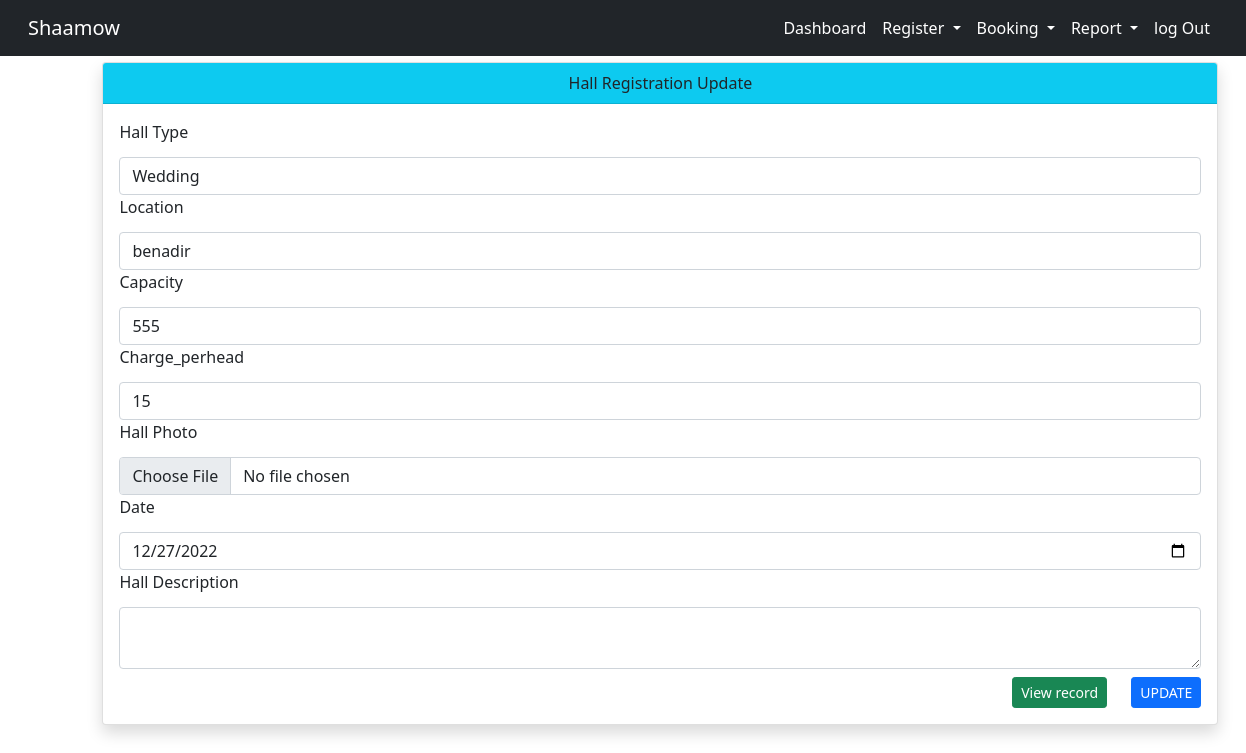
Screenshot of /hall/hedit.php?hid=4&&id=9 with the database file from the repository.
### tables this page shows
CREATE TABLE `company_reg` (
  `id` int(11) NOT NULL,
  `Name` varchar(45) NOT NULL,
  `Address` varchar(45) NOT NULL,
  `phone` varchar(45) NOT NULL,
  `email` varchar(45) NOT NULL,
  `company_logo` varchar(85) DEFAULT NULL,
  `Description` varchar(155) NOT NULL
);

CREATE TABLE `halls` (
  `hall_id` int(11) NOT NULL,
  `Company_id` int(11) DEFAULT NULL,
  `facility_id` int(11) NOT NULL,
  `hall_type` varchar(35) DEFAULT NULL,
  `location` varchar(35) DEFAULT NULL,
  `capacity` int(11) DEFAULT NULL,
  `charge_perhead` double DEFAULT NULL,
  `hall_photo` varchar(55) DEFAULT NULL,
  `hall_desc` varchar(355) NOT NULL,
  `date` date DEFAULT NULL
);

### hall/hedit.php (the view, shortened to what this page needs)
<?php
include@("../conn.php");
include@("../Bussiness/home.php");
?>
<?php
$id = $_GET['hid'];
$cid= $_GET['id'];
$sql = "SELECT c.*,h.* FROM halls h join company_reg c on h.Company_id=c.id where hall_id='$id' and company_id='$cid'";
$query=mysqli_query($conn,$sql);
$row=mysqli_fetch_array($query);
?>
<div class="container justify-center">
    <div class="card shadow">
        <div class="card-header bg bg-info text-center">Hall Registration Update</div>
        <div class="card-body">
            <form id="hall_form" method="Post" action="hall_handler.php" enctype="multipart/form-data">
  <label class="form-label" for="type">Hall Type</label>
                <input type="text"name="type" id="type" class="form-control" value="<?php echo $row['hall_type']?>" >
                <label class="form-label">Location</label>
                <input type="text"name="location" id="location" class="form-control"  value="<?php echo $row['location']?>">
                <label class="form-label">Capacity</label>
                <input type="text"name="capacity" id="capacity" class="form-control" value="<?php echo $row['capacity']?>">
                <label class="form-label">Charge_perhead</label>
                <input type="text"name="charge_perhead" id="charge_perhead" class="form-control" value="<?php echo $row['charge_perhead']?>">
                <label class="form-label" for="photo" >Hall Photo</label>
                <input type="file" name="photo" id="photo" class="form-control" value="<?php echo $row['hall_photo']?>" >
                <label class="form-label" for="date">Date</label>
                <input type="date" id="date" name="mdate" class="form-control"  value="<?php echo $row['date']?>">
                <label class="form-label">Hall Description </label>
      <textarea class="form-control" id="desc" name="desc" value="<?php echo $row['hall_desc']?>" ><?php echo $row['hall_desc']?>
    </textarea>
                <input type="submit" value="UPDATE" class="btn btn-primary btn-sm mt-2 float-right">
                <a href="hview.php?id=<?php echo $cid ?>"class="btn btn-success btn-sm mt-2 mr-4 float-right">View record</a>
</form>
        </div>
    </div>
</div>

### Bussiness/home.php (shortened to what this page needs)
<?php
@include("../conn.php");
include("header.php");
?>
<head>
    <link href="https://cdn.jsdelivr.net/npm/bootstrap@5.0.2/dist/css/bootstrap.min.css" rel="stylesheet">
    <link  rel="stylesheet" href="https://cdnjs.cloudflare.com/ajax/libs/font-awesome/6.2.0/css/all.min.css">
</head>
<?php
$id=$_GET['id'];
$query=mysqli_query($conn,"select * from company_reg  where id='$id'");
$data=mysqli_fetch_array($query);
?>
<nav class="navbar navbar-expand-sm navbar-light bg-dark fixed-top">
    <div class="container-fluid ">
        <a class="navbar-brand" id='a' href="#"><?php echo $data['Name']?></a>
        <div class="collapse navbar-collapse justify-content-end" id="navbarNavDropdown">
            <ul class="navbar-nav ">
                <li class="nav-item ">
                    <a class="nav-link" id='a' href="../dashboard/dashboard.php?id=<?php echo $data["id"];?>">Dashboard</a>
                </li>
                <li class="nav-item dropdown">
                    <a class="nav-link dropdown-toggle" id='a' href="#" id="navbarDropdownMenuLink" data-toggle="dropdown" aria-haspopup="true" aria-expanded="false">
                        Register</i>
                    </a>
                    <li class="nav-item dropdown">
                    <a class="nav-link dropdown-toggle" id='a' href="#" id="navbarDropdownMenuLink" data-toggle="dropdown" aria-haspopup="true" aria-expanded="false">
                        Booking</i>
                    </a>
                    </li>
                           <li class="nav-item dropdown">
                    <a class="nav-link dropdown-toggle" id='a' href="#" id="navbarDropdownMenuLink" data-toggle="dropdown" aria-haspopup="true" aria-expanded="false">
                    Report</i>
                    </a>
                    </li>
                <li class="nav-item ">
                    <a class="nav-link" id='a' href="../login.php">log Out</a>
                </li>
            </ul>
</nav>

### assets/css/style.css (style rules this page uses)
a { color: #1977cc; }

### Bussiness/home.php (style rules this page uses)
#a { color: white; }
.form-control { margin-top: 5px; }

### rows the page displays
company_reg: Name "Shaamow"
halls: type "Wedding", location "benadir", capacity "555", charge_perhead "15", mdate "12/27/2022"
